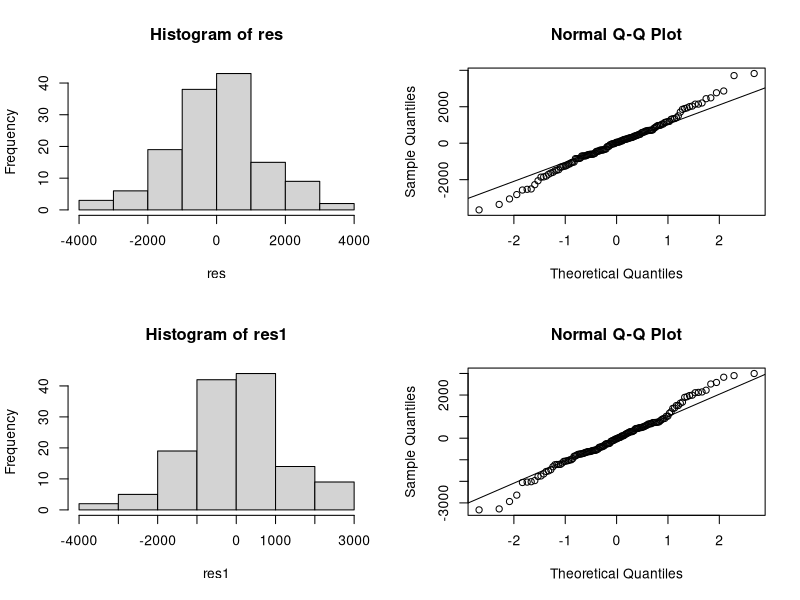
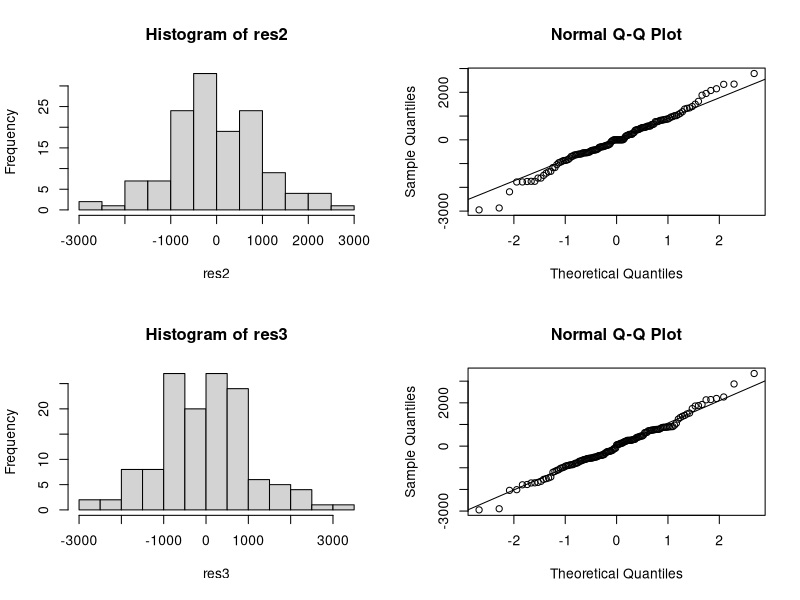
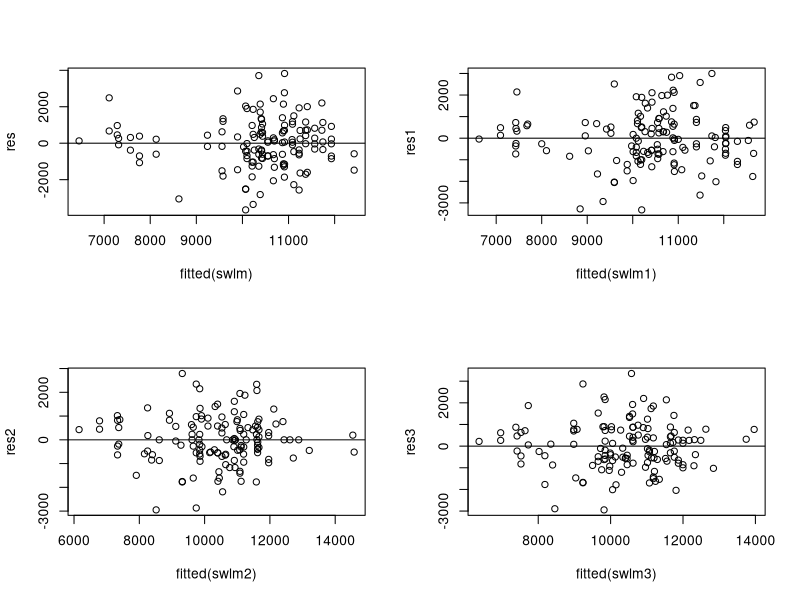
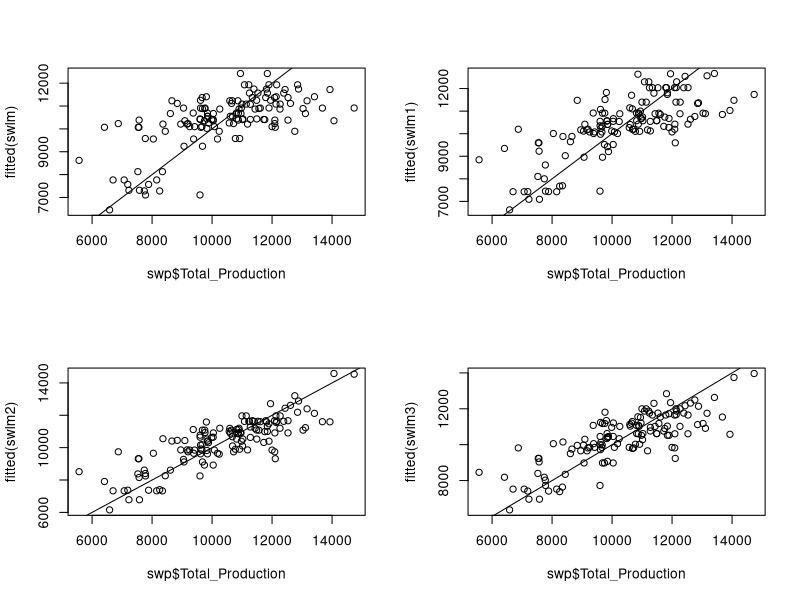
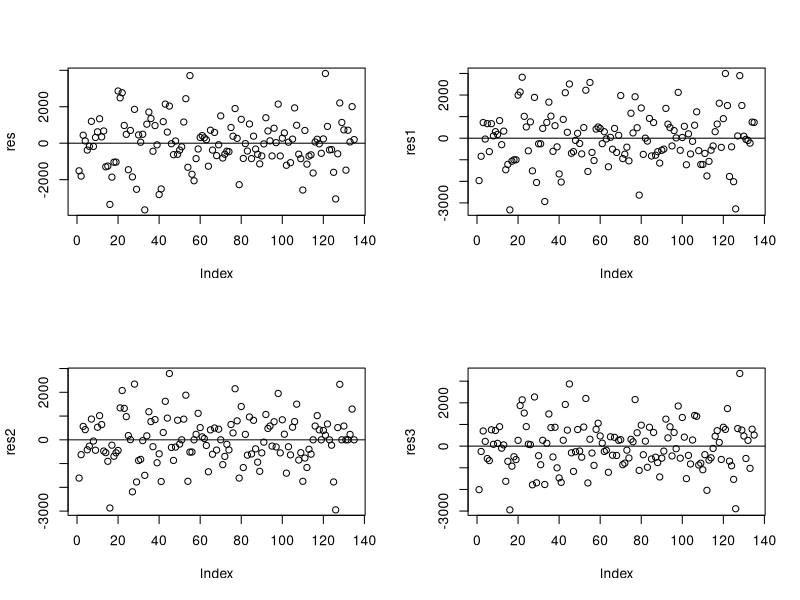
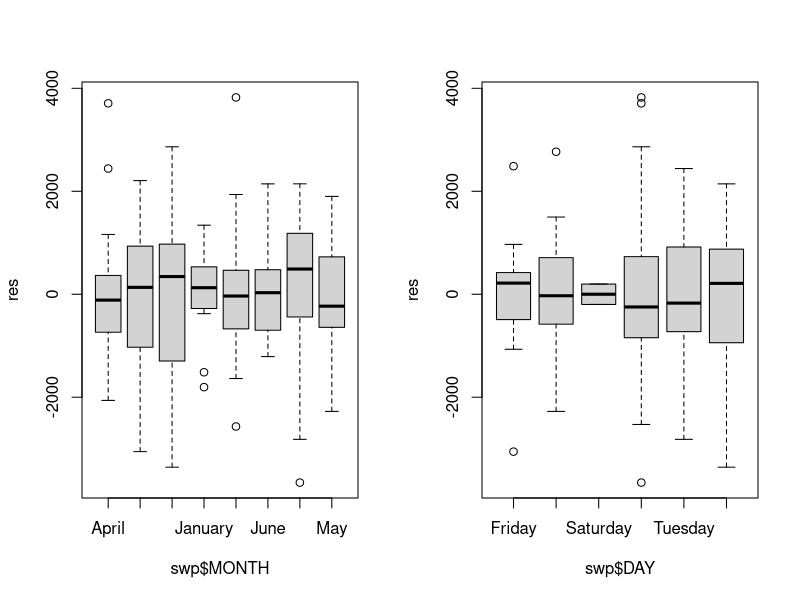
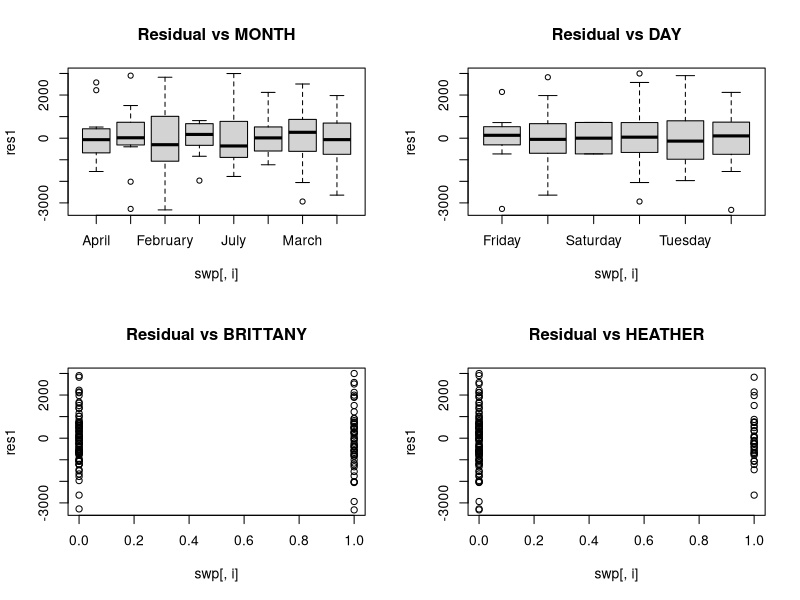
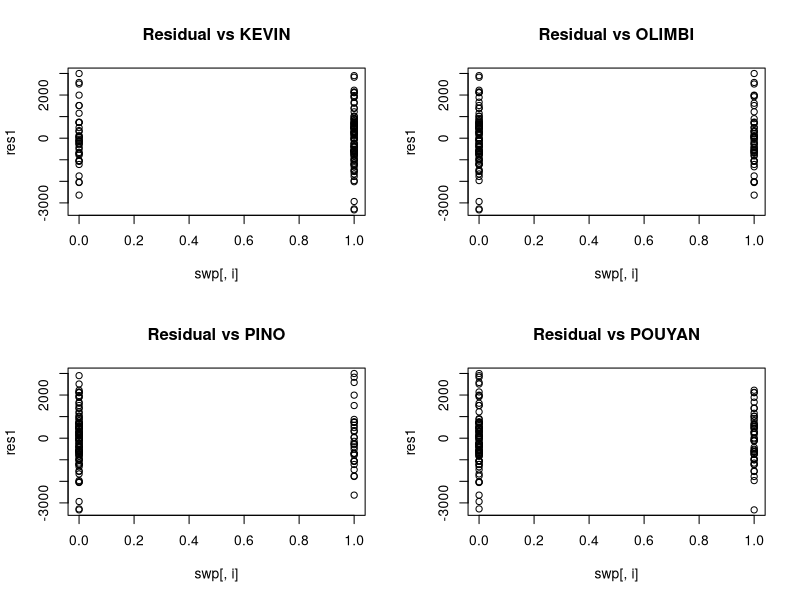

R code for these plots, in order:

#Objective: Determine the effectivenss of indivdual doctors and doctor pairs  
#            by considering their effect on net profit.


#Methods:1.Clean the data and put it in usable form.
#        2.Do power analysis to determine what we should expect.
#        3A.Determine the effectiveness of each doctor individually. (block by month and day)
#        3B.Determine if certain doctor pairs work better or worse together.
#        3C. Model adequcy checking.
#        4.Interpretation and discussion.
#        5. Final words.
#################################################################################
#################################################################################
#1) Clean the data.

#First we clean the data and put in all in a dataframe so that it is usable.
#This first part is parsing the data to get in a usable form.
#It is not important to follow this part.
sw <- read.csv("SW2018.csv",header=T)
swp <- sw[11:153,c(8,9,13,6,7,10,20,23:26)]
swp <- swp[swp[,"X..OF.DOCTORS"]!=0,]
#there is only one day with one doctor,
#this is not included in the analysis.
swp <- swp[-135,]

swp[,"Pediatric.Dentist.Day."] <- factor(swp[,"Pediatric.Dentist.Day."])
swp[,"TOTAL.PRODUCTION"] <- as.numeric(substring(gsub(",","",gsub(" ","",
                                                 as.character(swp[,"TOTAL.PRODUCTION"]))),2))
swp[,"X..OF.DOCTORS"] <- as.integer(as.character(swp[,"X..OF.DOCTORS"]))

#Now we have some missing values for total patients, we delete them
swp <- swp[-(136:139),]

#This will make the indicator matrix of each doctor:
library(ade4)
docsn <- swp[,8:11]
docsn[docsn==""] <- NA
docsn <- data.frame(sapply(docsn,function(x){as.factor(x)}))
docs <- acm.disjonctif(docsn)
#we can just add repeat docs together to consolidate
names(docs) <- sapply(names(docs),function(x){substring(x,13)})

for(i in 1:22){
  for(j in (i+1):23){
    if(names(docs)[i] == names(docs)[j]){
      docs[i] <- docs[i]+docs[j]
    }
  }
}
#I nulled out the duplicates by hand to avoid a complicated for loop.
docs[,c(8,16,9,17,10,11,18,12,15,19,22,20,21,23)] <- NULL

#I changed a single day with 2 temps to 1 temp to smooth out the analysis
#it makes understanding the data easier and will have little
#effect on the final analysis.

docs[c(32,118),9] <- 1
docs <- data.frame(sapply(docs,function(x){y <- as.factor(x);y}))

#and combind docs with swp:

swp <- cbind(swp[,1:7],docs)
#I remove the factor pediatric here because the effect is included
#when we test for "pino", who is the only pediatric doctor.

names(swp) <- c("Total_Operative","Total_Hygiene","Total_Production",
                "Number_of_Doctors","Pediatric","Total_Patients",
                "Appt_Scheduled", names(swp)[8:16])

sx <- sw[11:153,c(3,4,6)]
sx <- sx[sx[,"X..OF.DOCTORS"]!=0,]
#there is only one day with one doctor,
#this is not included in the analysis.
sx <- sx[-135,]
sx <- sx[-(136:139),]

swp <- cbind(swp,sx[,c(1,2)])

#there is an extranous level in DAY

swp$DAY <- factor(swp$DAY)
swp$MONTH <- factor(swp$MONTH)

#Our data is now usable. The data frame is swp.
#The first few rows are:
head(swp,4)
##########################################################
##########################################################
#2) Do power analysis. What should we expect with
#   different numbers of predictors?

#I included a power analysis because the number of predictors
#is high compared to the number of data points (p=46, n=135)

#We want to use each doctor and also each doctor pair as a predictor.
#and block by 8 months.
#Thats 9 doctors + (9 choose 2) pairs + 8 months + a constant

9+choose(9,2)+8+1

#54 predictors total. We use the library pwr.
#with an effect ratio of .15 and alpha level .05

library(pwr)
pwr.f2.test(u=54,v=135-54,f2=.15,sig.level=.05)

#our power is 36%, that means we have much worse than
#equal chance of finding significance. The standard
#is to want a power of 80%

#At best, assuming the month factor is insignificant we have
#9 + 9 choose 2 + 1 predictors

pwr.f2.test(u=46,v=135-46,f2=.15,sig.level=.05)

#A power of 42% that is too low. 
#Effectivly we don't have enough data.

#If we just had the doctors and the 8 months

pwr.f2.test(u=18,v=135-18,f2=.15,sig.level=.05)

#That's not terrible. 74% is just about good enough.
#Unfortunately, the answer they want is whether
#doctor pairs make any difference. 

#The answer is "Not enough data"

#It is determined that we do not have enough data to
#reasonably expect to get significance from each doctor pair.
#I'll run the models, but I don't expect to get anything.

########################################################################
#############################################################################
#3a) Detrmine the effectiveness of individual doctors.

#Lets build just the blocked factors.

swlm <- lm(Total_Production ~ DAY + MONTH,data=swp)
summary(swlm)

#adj R is .39
#Lets build the main effects.

docsnam <- paste0(c("(",paste0(names(docs),collapse="+"),")"),collapse="")

form <- formula(paste0(c("Total_Production ~  MONTH + DAY +",docsnam), collapse=""))
swlm1 <- lm(form,data=swp)

#Lets look at the model:
anova(swlm1)
summary(swlm1)

#Adjusted R^2 is low: .45


###########################################################################
###########################################################################
#Lets run the doctor pairs.

#3b) Determine effectiveness of doctors indivdually and in pairs.
#We build a linear model. 
#Net_Production ~ DAY + Month + (each doct)+(each doc pair interaction)

#These are the pairs for interaction term.
interact <- NULL
for(i in 1:8){
  for(j in (i+1):9){
    intname <- paste0(c(names(docs)[i],names(docs)[j]),collapse = "*")
    interact <- c(interact,intname)
  }
}

#There should be 9 Choose 2 of them:

choose(9,2);length(interact)

#Good. Now lets put it all together.
docsnam_all <- paste0(c("(",paste0(c(names(docs),interact),collapse="+"),")"),collapse="")

form <- formula(paste0(c("Total_Production ~ MONTH + DAY+",docsnam_all), collapse=""))
swlm2 <- lm(form,data=swp)
summary(swlm2)
anova(swlm2)

#Adj R squared is .52, not terrible, but not good.

#I'll fit one more model with just the significant terms of the above model.
docsnam_int_sig <- paste0(c("(",paste0(c(names(docs),interact[c(21,9,8,4,2)]),
                                       collapse="+"),")"),collapse="")

form <- formula(paste0(c("Total_Production ~ MONTH + DAY +",docsnam_int_sig), collapse=""))
swlm3 <- lm(form,data=swp)
summary(swlm3)

#Adj R is .55

#######################################################################################
#######################################################################################
#3c) Model Adequecy


#We need to first look at correlation of the factors.

docs_n <- sapply(docs,FUN=as.numeric)
cor(docs_n)

#We have two stronger than .5, but not by much. .59 and .54

res <- resid(swlm)
res1 <- resid(swlm1)
res2 <- resid(swlm2)
res3 <- resid(swlm3)

par(mfrow=c(2,2))
hist(res)
qqnorm(res);qqline(res)

hist(res1)
qqnorm(res1);qqline(res1)

hist(res2)
qqnorm(res2);qqline(res2)

hist(res3)
qqnorm(res3);qqline(res3)

#Residuals are normal across the board.

plot(res~fitted(swlm));abline(h=0)
plot(res1~fitted(swlm1));abline(h=0)
plot(res2~fitted(swlm2));abline(h=0)
plot(res3~fitted(swlm3));abline(h=0)

#There is heteroscedasticity. 
#There is definatly a trend.
#For some the middle the variance increases.
#it starts low gets high and then gets low.
#For some there is an increase in variance
#with an increase in level.

#This does not effect estimates
#but it does effect estimated variances (and hence p-values.)
#Our p-values may be lower than they should be.

plot(fitted(swlm)~swp$Total_Production);abline(c(0,1))
plot(fitted(swlm1)~swp$Total_Production);abline(c(0,1))
plot(fitted(swlm2)~swp$Total_Production);abline(c(0,1))
plot(fitted(swlm3)~swp$Total_Production);abline(c(0,1))

#Actual vs fitted looks good, on the whole.
#there is some slight non-linearity.
#but it is small.

plot(res);abline(h=0)
plot(res1);abline(h=0)
plot(res2);abline(h=0)
plot(res3);abline(h=0)

#Not serially correlated.

#Lets check residuals vs each factor.

par(mfrow=c(1,2))
plot(res~swp$MONTH)
plot(res~swp$DAY)

#Some heteroscedasticity.

par(mfrow=c(2,2))
for(i in attr(swlm1$terms,"term.labels")[1:11]){
  plot(res1~swp[,i],main=paste0("Residual vs ",i))
}


#Some heteroscedasticity.
par(mfrow=c(2,2))
for(i in attr(swlm2$terms,"term.labels")[1:11]){
  plot(res2~swp[,i],main=paste0("Residual vs ",i))
}

#Some heteroscedasticity.
par(mfrow=c(2,2))
for(i in attr(swlm3$terms,"term.labels")[1:11]){
  plot(res3~swp[,i],main=paste0("Residual vs ",i))
}

#Some heteroscedasticity.

par(mfrow=c(1,1)) #put settings back to default.

#Some heteroscadiscty means that there may be significance 
#when there isn't any. Estimates remain accurate though.
#We press forward with this in mind.
##############################################################
##############################################################
#4) Interpretation and Discussion.

#Lets look at all the models together.

anova(swlm,swlm1,swlm2,swlm3)

#The absolutly most significant model compared to our
#blocking factors (Month and Day) is the model with
#the main effects of the doctors alone (with blocked factors.)

#The reduced F-Test shows that the interaction model
#is somewhat significant at .06 compared to blocked factors.
#All the interaction terms together are significant

anova(swlm2)

#The last model is just the significant interaction terms
#and the main effects (and blocked factors)

#Lets look at the significant doctor pairs.
#Kevin and Temp 
#Heather and Kevin
#Brittany and Temp
#Brittany and Pino
#Brittany and Kevin

#Lets look more closely at those

summary(swlm3)

#Heather and Kevin appears to be a good team.
#But Brittany and kevin aren't too good.

#I believe that these interaction terms are not
#important enough to consider when scheduling doctors.
#Not when considering the main effects.

#Lets look at the individual doctor main effects.

summary(swlm1)

#If we just look at significace:
#Pino, Pouyan are significant. But we know that Pino
#Is signifinant because he is a pediatric doctor and
#charges more. So that doesn't help.
#The others are then "average" and should be considered equal.

#The estimated impact on prodution of Pino and Pouyan is:
#Pouyan: +$1267
#Pino: +$1490

#But this doesn't help very much.

#Unfortinuatly there isn't much to help for scheduling.
#It turns out that there isn't much to get from the data.
#Except for pino, which it is known that he produces more.
#Pouyan seems to be good too. 

#Lets look at the base, blocked model.

summary(swlm)

#It is likely that is best to just schedule based on the day.
#Lets make a quick model with just the day. And it appears that 
#Friday is terrible and monday is great for
#for production, but this makes lots of sense.
#Also, August is good and January isn't.
##########################################################################
##########################################################################
#5) Final words.

#We determined that the data doesn't really have much to help.
#The most signifince came from known points.

#Pino makes a lot of money, (he is a pediatric doctor so we knew this.)
#Friday is terrible, monday is better. So the advice is to try to 
#schedule more on friday to make more even, or schdule more
#doctors on monday. 

#The doctor pairs don't have much significance. Heather and Kevin seem to be
#a good pair and Brittany and Kevin aren't too good.

#August makes a lot of money and January doesn't make a lot. This might
#help in determing the best days to take a vacation.

#There is some information that can be sussed out from this data set
#but not much of it is too helpful. The initial question was to determine
#doctor effectivness in order to better schedule. The most I can confidently
#say is that the presence of Pouyan correlates with high net profit.

#It is important to realize that data does not always answer every question.
#Sometimes the data doesn't tell a very nuanced story. Sometimes the data
#has all the answers and sometimes the data doesn't say anything. In this case,
#the data doesn't speak very loudly. It says most strongly that Pino makes the
#company the most money, which isn't something you didn't already know.

#Besides that, it says that Pouyan also makes a lot of money for the
#company, which you might not have known.

#There were a few significant doctor pairs, but the complications entailed in
#scheduling them together or away from each other might not be worth the work.

#If you want to try to use significant doctor pairs in scheduling we could automate
#a process that does so. This is known in Operations Reaseach as an "assignment problem"
#and there are many algorithms that we can use to do it. Just let me know what you
#want to do.  ---Wayne Kenney
